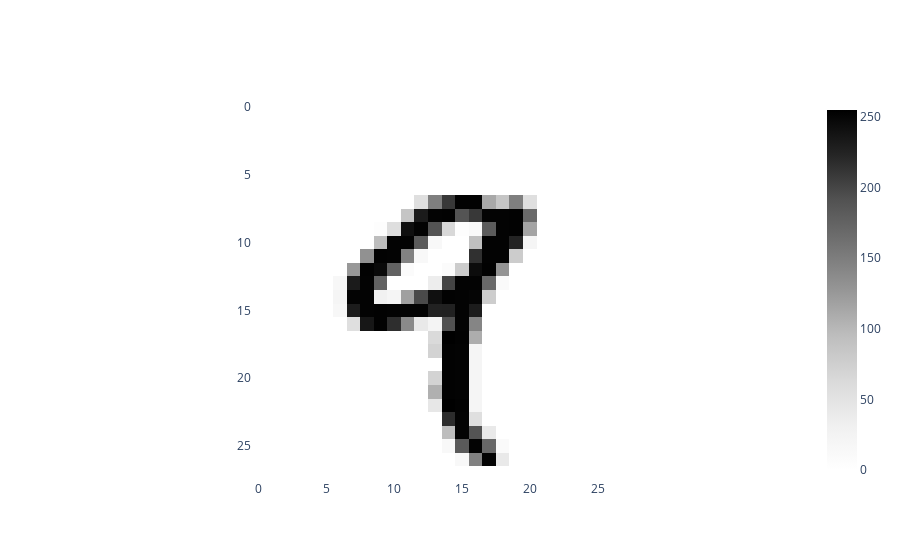

Notebook code for this chart:
### Markdown cell above
There are 70000 images, and 28 x 28 features

### Code cell
import numpy as np
from gtda.plotting import plot_heatmap

im9_idx = np.flatnonzero(y == "9")[0]
img9 = X[im9_idx].reshape(28, 28)
plot_heatmap(img9)

### Figure 1 — Plotly figure (JSON) as saved in the notebook; plotly's stock layout.template omitted (floating-point values rounded to 4 significant figures; data arrays with more than 128 entries replaced by an {"elided": "..."} marker saying what was removed)
{"data": [{"colorscale": [[0, "rgb(255,255,255)"], [0.125, "rgb(240,240,240)"], [0.25, "rgb(217,217,217)"], [0.375, "rgb(189,189,189)"], [0.5, "rgb(150,150,150)"], [0.625, "rgb(115,115,115)"], [0.75, "rgb(82,82,82)"], [0.875, "rgb(37,37,37)"], [1, "rgb(0,0,0)"]], "type": "heatmap", "z": {"elided": "28x28 int values"}}], "layout": {"plot_bgcolor": "white", "xaxis": {"constrain": "domain", "scaleanchor": "y"}, "yaxis": {"autorange": "reversed", "constrain": "domain"}}}
